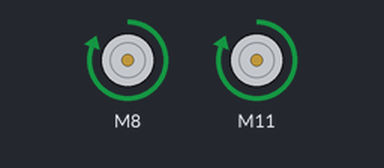
Bench run of a sketch on a simulated Arduino Uno, built with avr-gcc and run on an emulated ATmega328P. Shown: 2 × DC motor (green arrow = forward, orange = backward, longer = faster).

Above: at 0.1 s.
Timing chart, 0 to 1.6 s (numbered marks = the images above):
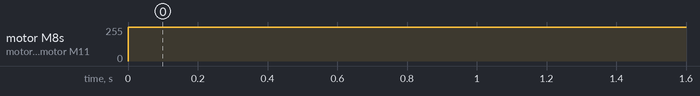

Measured:
- by itself, motor M8, motor M11: stopped → forward 255/255 at 0.00 s

The sketch:

Motor__small_.ino
```cpp
#include <SparkFun_TB6612.h>
int AIN1 = 8;
int BIN1 = 11;
int AIN2 = 9;
int BIN2 = 12;
int PWMA = 3;
int PWMB = 5;
int STBY = 10;
const int offsetA = 1;
const int offsetB = 1;

Motor motorLeft = Motor(AIN1, AIN2, PWMA, offsetA, STBY);
Motor motorRight = Motor(BIN1, BIN2, PWMB, offsetB, STBY);

void setup() {

}

void loop() {
  // put your main code here, to run repeatedly:
  motorLeft.drive(255, 1);
  motorRight.drive(255,1);
}
```
